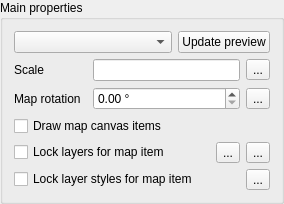
        <widget class="QgsCollapsibleGroupBoxBasic" name="groupBox">
         <property name="focusPolicy">
          <enum>Qt::StrongFocus</enum>
         </property>
         <property name="title">
          <string>Main properties</string>
         </property>
         <property name="syncGroup" stdset="0">
          <string notr="true">composeritem</string>
         </property>
         <property name="collapsed" stdset="0">
          <bool>false</bool>
         </property>
         <layout class="QGridLayout" name="gridLayout_5">
          <item row="0" column="0" colspan="3">
           <layout class="QHBoxLayout" name="horizontalLayout_2">
            <item>
             <widget class="QComboBox" name="mPreviewModeComboBox">
              <property name="sizePolicy">
               <sizepolicy hsizetype="Expanding" vsizetype="Fixed">
                <horstretch>0</horstretch>
                <verstretch>0</verstretch>
               </sizepolicy>
              </property>
             </widget>
            </item>
            <item>
             <widget class="QPushButton" name="mUpdatePreviewButton">
              <property name="text">
               <string>Update preview</string>
              </property>
             </widget>
            </item>
           </layout>
          </item>
          <item row="4" column="0" colspan="3">
           <widget class="QCheckBox" name="mDrawCanvasItemsCheckBox">
            <property name="text">
             <string>Draw map canvas items</string>
            </property>
           </widget>
          </item>
          <item row="1" column="0">
           <widget class="QLabel" name="label_2">
            <property name="text">
             <string>Scale</string>
            </property>
            <property name="buddy">
             <cstring>mScaleLineEdit</cstring>
            </property>
           </widget>
          </item>
          <item row="1" column="2">
           <layout class="QHBoxLayout" name="horizontalLayout_6">
            <item>
             <widget class="QLineEdit" name="mScaleLineEdit">
              <property name="inputMask">
               <string/>
              </property>
             </widget>
            </item>
            <item>
             <widget class="QgsDataDefinedButton" name="mScaleDDBtn">
              <property name="text">
               <string>...</string>
              </property>
             </widget>
            </item>
           </layout>
          </item>
          <item row="5" column="0" colspan="3">
           <layout class="QHBoxLayout" name="horizontalLayout_10">
            <item>
             <widget class="QCheckBox" name="mKeepLayerListCheckBox">
              <property name="sizePolicy">
               <sizepolicy hsizetype="Preferred" vsizetype="Maximum">
                <horstretch>0</horstretch>
                <verstretch>0</verstretch>
               </sizepolicy>
              </property>
              <property name="text">
               <string>Lock layers for map item</string>
              </property>
             </widget>
            </item>
            <item>
             <spacer name="horizontalSpacer">
              <property name="orientation">
               <enum>Qt::Horizontal</enum>
              </property>
              <property name="sizeHint" stdset="0">
               <size>
                <width>40</width>
                <height>20</height>
               </size>
              </property>
             </spacer>
            </item>
            <item>
             <widget class="QToolButton" name="mLayerListFromPresetButton">
              <property name="text">
               <string>...</string>
              </property>
              <property name="popupMode">
               <enum>QToolButton::InstantPopup</enum>
              </property>
             </widget>
            </item>
            <item>
             <widget class="QgsDataDefinedButton" name="mLayersDDBtn">
              <property name="text">
               <string>...</string>
              </property>
             </widget>
            </item>
           </layout>
          </item>
          <item row="2" column="0">
           <widget class="QLabel" name="mMapRotationLabel">
            <property name="text">
             <string>Map rotation</string>
            </property>
           </widget>
          </item>
          <item row="2" column="2">
           <layout class="QHBoxLayout" name="horizontalLayout_7">
            <item>
             <widget class="QgsDoubleSpinBox" name="mMapRotationSpinBox">
              <property name="suffix">
               <string> °</string>
              </property>
              <property name="maximum">
               <double>360.000000000000000</double>
              </property>
             </widget>
            </item>
            <item>
             <widget class="QgsDataDefinedButton" name="mMapRotationDDBtn">
              <property name="text">
               <string>...</string>
              </property>
             </widget>
            </item>
           </layout>
          </item>
          <item row="8" column="0" colspan="3">
           <layout class="QHBoxLayout" name="horizontalLayout_12">
            <item>
             <widget class="QCheckBox" name="mKeepLayerStylesCheckBox">
              <property name="text">
               <string>Lock layer styles for map item</string>
              </property>
             </widget>
            </item>
            <item>
             <widget class="QgsDataDefinedButton" name="mStylePresetsDDBtn">
              <property name="text">
               <string>...</string>
              </property>
             </widget>
            </item>
           </layout>
          </item>
         </layout>
        </widget>
